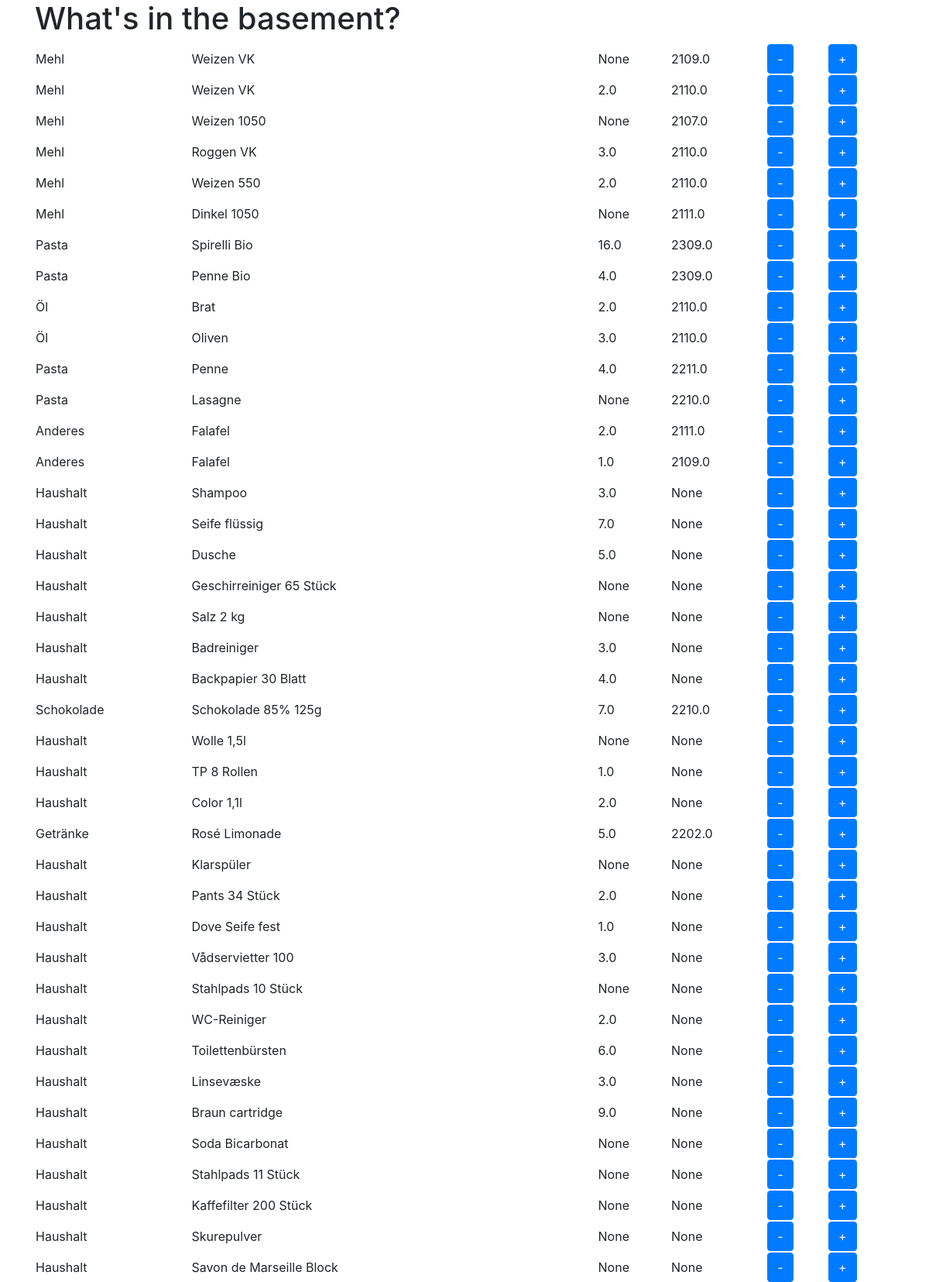
The page / (upper part) on the database its author committed.
### tables this page shows
CREATE TABLE "storage" (
"ID" INTEGER,
  "Category" TEXT,
  "Article" TEXT,
  "Quantity" REAL,
  "Expiry_date" REAL,
  "Deleted" INTEGER
);

### app.py (the view)
@app.route('/')
def index():
    conn = get_db_connection()
    items = conn.execute('SELECT * FROM storage').fetchall()
    conn.close()
    return render_template('frontpage.html', storage=items)

### app.py (called while the page is built)
def get_db_connection():
    conn = sqlite3.connect('basement_db.db')
    conn.row_factory = sqlite3.Row
    return conn

### templates/frontpage.html
{% extends 'base.html' %}
{% block content %}
    <h1>{% block title %} What's in the basement?{% endblock %}</h1>
    <table style="width:100%">
    {% for item in storage %}
            <tr>
            <td>{{ item['Category'] }} </td>
            <td>{{ item['Article'] }}</td>
            <td>{{ item['Quantity'] }}</td>
            <td>{{ item['Expiry_date'] }}</td>
            <td> <a href="{{ url_for('remove_item', id=item['id']) }}"> <span class="btn btn-primary">-</span> </a>
            <td> <a href="{{ url_for('add_item', id=item['id']) }}"> <span class="btn btn-primary">+</span> </a>
            </tr>
    {% endfor %}
    </table>
{% endblock %}

### templates/base.html (shortened to what this page needs)
<!doctype html>
<html lang="en">
  <head>
    <link rel="stylesheet" href="https://stackpath.bootstrapcdn.com/bootstrap/4.3.1/css/bootstrap.min.css">
  </head>
  <body>
    <div class="container">
        {% block content %} {% endblock %}
    </div>
  </body>
</html>

### rows shown on the page
storage: Category "Mehl", Article "Weizen VK", Quantity "None", Expiry_date "2109.0"
storage: Category "Mehl", Article "Weizen VK", Quantity "2.0", Expiry_date "2110.0"
storage: Category "Mehl", Article "Weizen 1050", Quantity "None", Expiry_date "2107.0"
storage: Category "Mehl", Article "Roggen VK", Quantity "3.0", Expiry_date "2110.0"
storage: Category "Mehl", Article "Weizen 550", Quantity "2.0", Expiry_date "2110.0"
storage: Category "Mehl", Article "Dinkel 1050", Quantity "None", Expiry_date "2111.0"
storage: Category "Pasta", Article "Spirelli Bio", Quantity "16.0", Expiry_date "2309.0"
storage: Category "Pasta", Article "Penne Bio", Quantity "4.0", Expiry_date "2309.0"
storage: Category "Öl", Article "Brat", Quantity "2.0", Expiry_date "2110.0"
storage: Category "Öl", Article "Oliven", Quantity "3.0", Expiry_date "2110.0"
storage: Category "Pasta", Article "Penne", Quantity "4.0", Expiry_date "2211.0"
storage: Category "Pasta", Article "Lasagne", Quantity "None", Expiry_date "2210.0"
storage: Category "Anderes", Article "Falafel", Quantity "2.0", Expiry_date "2111.0"
storage: Category "Anderes", Article "Falafel", Quantity "1.0", Expiry_date "2109.0"
storage: Category "Haushalt", Article "Shampoo", Quantity "3.0", Expiry_date "None"
storage: Category "Haushalt", Article "Seife flüssig", Quantity "7.0", Expiry_date "None"
storage: Category "Haushalt", Article "Dusche", Quantity "5.0", Expiry_date "None"
storage: Category "Haushalt", Article "Geschirreiniger 65 Stück", Quantity "None", Expiry_date "None"
storage: Category "Haushalt", Article "Salz 2 kg", Quantity "None", Expiry_date "None"
storage: Category "Haushalt", Article "Badreiniger", Quantity "3.0", Expiry_date "None"
storage: Category "Haushalt", Article "Backpapier 30 Blatt", Quantity "4.0", Expiry_date "None"
storage: Category "Schokolade", Article "Schokolade 85% 125g", Quantity "7.0", Expiry_date "2210.0"
storage: Category "Haushalt", Article "Wolle 1,5l", Quantity "None", Expiry_date "None"
storage: Category "Haushalt", Article "TP 8 Rollen", Quantity "1.0", Expiry_date "None"
storage: Category "Haushalt", Article "Color 1,1l", Quantity "2.0", Expiry_date "None"
storage: Category "Getränke", Article "Rosé Limonade", Quantity "5.0", Expiry_date "2202.0"
storage: Category "Haushalt", Article "Klarspüler", Quantity "None", Expiry_date "None"
storage: Category "Haushalt", Article "Pants 34 Stück", Quantity "2.0", Expiry_date "None"
storage: Category "Haushalt", Article "Dove Seife fest", Quantity "1.0", Expiry_date "None"
storage: Category "Haushalt", Article "Vådservietter 100", Quantity "3.0", Expiry_date "None"
storage: Category "Haushalt", Article "Stahlpads 10 Stück", Quantity "None", Expiry_date "None"
storage: Category "Haushalt", Article "WC-Reiniger", Quantity "2.0", Expiry_date "None"
storage: Category "Haushalt", Article "Toilettenbürsten", Quantity "6.0", Expiry_date "None"
storage: Category "Haushalt", Article "Linsevæske", Quantity "3.0", Expiry_date "None"
storage: Category "Haushalt", Article "Braun cartridge", Quantity "9.0", Expiry_date "None"
storage: Category "Haushalt", Article "Soda Bicarbonat", Quantity "None", Expiry_date "None"
storage: Category "Haushalt", Article "Stahlpads 11 Stück", Quantity "None", Expiry_date "None"
storage: Category "Haushalt", Article "Kaffefilter 200 Stück", Quantity "None", Expiry_date "None"
storage: Category "Haushalt", Article "Skurepulver", Quantity "None", Expiry_date "None"
storage: Category "Haushalt", Article "Savon de Marseille Block", Quantity "None", Expiry_date "None"
